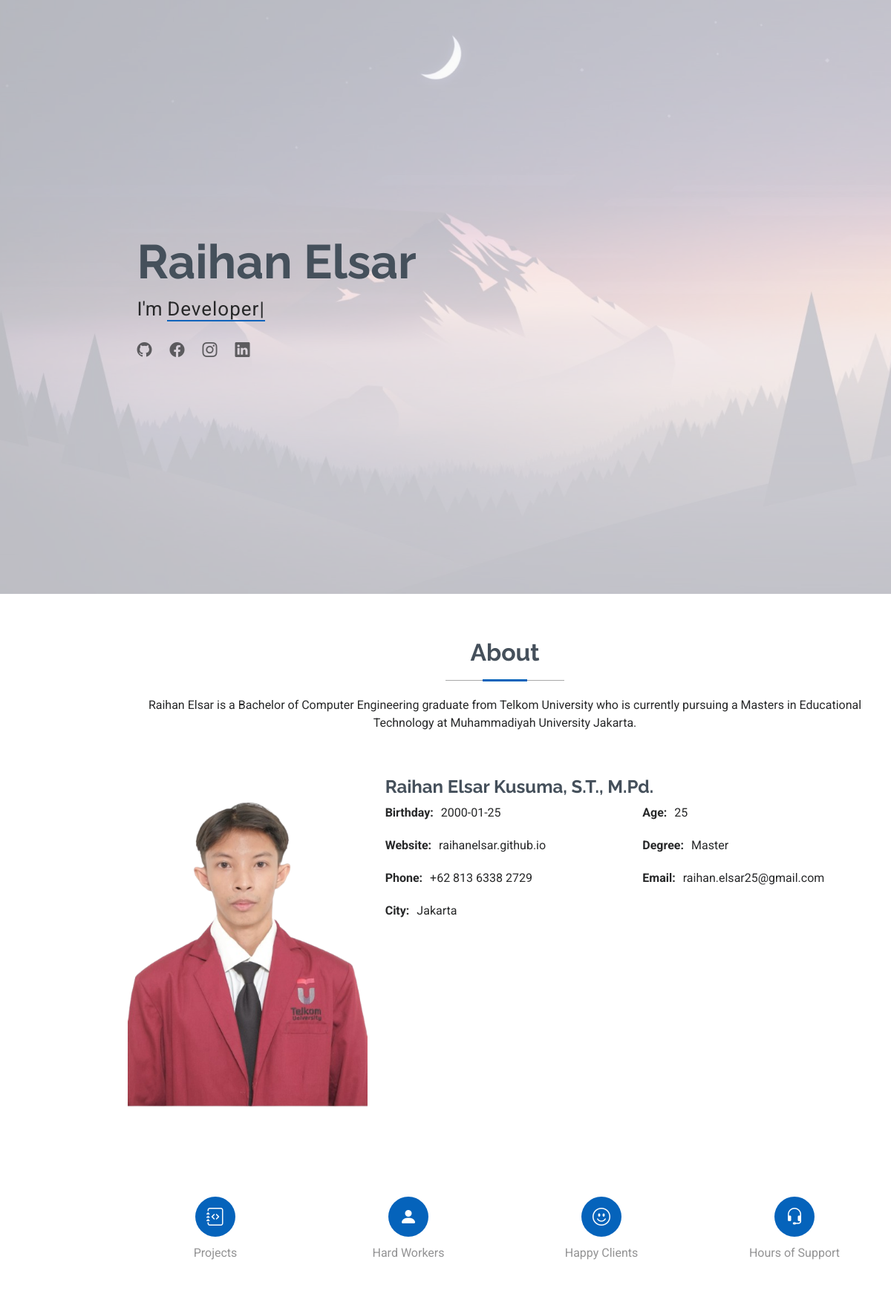
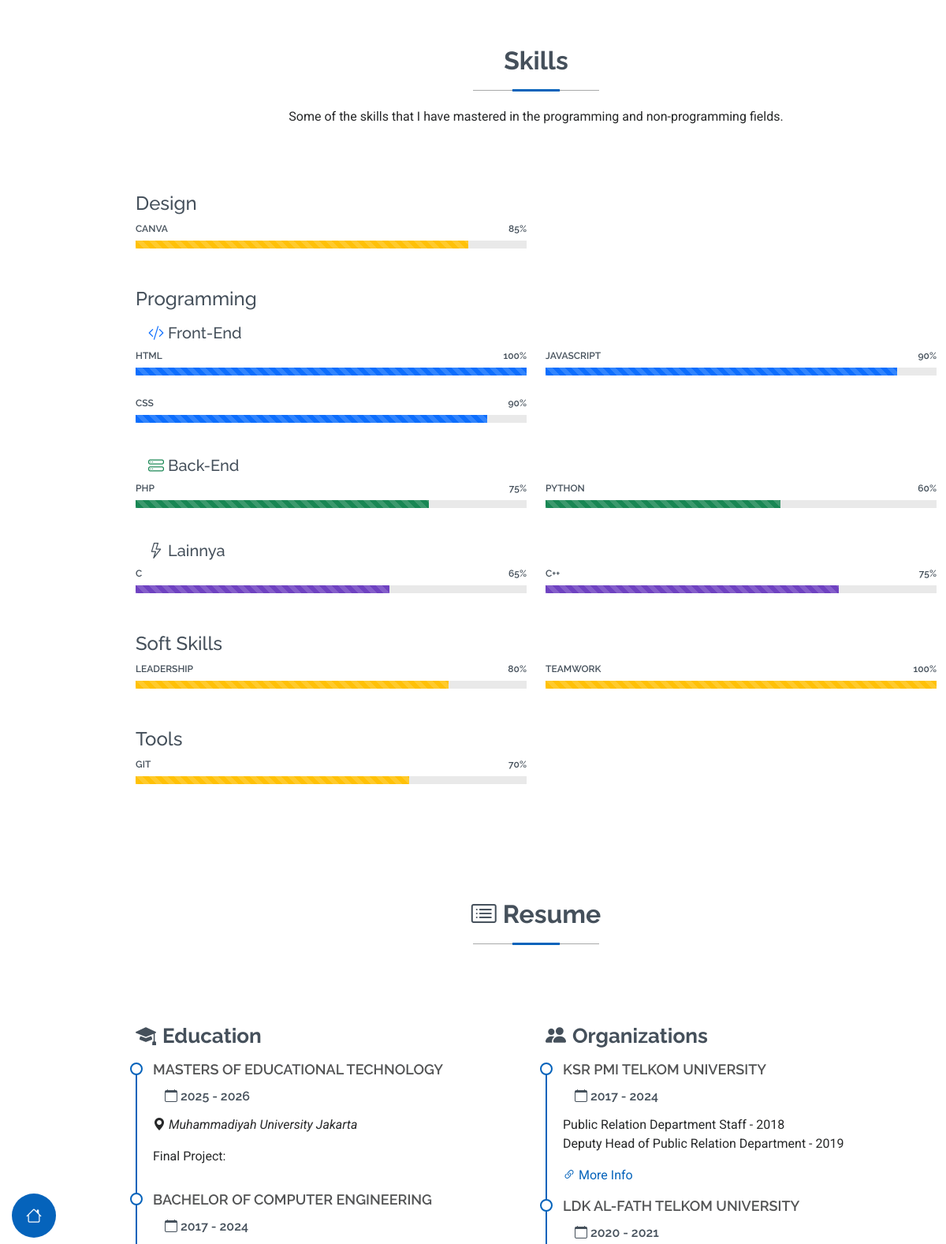
The page / (upper part) on the database its author committed (2 pictures, top to bottom).
### tables this page shows
CREATE TABLE `about` (
  `id` int(11) NOT NULL,
  `title` varchar(255) DEFAULT NULL,
  `description` text DEFAULT NULL,
  `image` varchar(255) DEFAULT NULL,
  `birthday` date DEFAULT NULL,
  `website` varchar(255) DEFAULT NULL,
  `phone` varchar(50) DEFAULT NULL,
  `city` varchar(100) DEFAULT NULL,
  `age` int(11) DEFAULT NULL,
  `degree` varchar(100) DEFAULT NULL,
  `email` varchar(255) DEFAULT NULL
);

CREATE TABLE `statistics` (
  `id` int(11) NOT NULL,
  `icon` varchar(100) DEFAULT NULL,
  `value` int(11) DEFAULT NULL,
  `label` varchar(255) DEFAULT NULL
);

CREATE TABLE `skills` (
  `id` int(11) NOT NULL,
  `name` varchar(100) DEFAULT NULL,
  `category` varchar(100) NOT NULL,
  `percentage` int(11) DEFAULT NULL,
  `subcategory` varchar(100) DEFAULT NULL
);

CREATE TABLE `resume` (
  `id` int(11) NOT NULL,
  `section_type` enum('education','organization','experience','certification') DEFAULT NULL,
  `title` varchar(255) DEFAULT NULL,
  `subtitle` varchar(255) DEFAULT NULL,
  `year_start` year(4) DEFAULT NULL,
  `year_end` year(4) DEFAULT NULL,
  `description` text DEFAULT NULL,
  `link` varchar(255) DEFAULT NULL
);

### content/skills.php (the view, shortened to what this page needs)
<?php
$skills = mysqli_query($koneksi, "SELECT * FROM skills ORDER BY category ASC, subcategory ASC, id ASC");
$categories = [];
while ($r = mysqli_fetch_assoc($skills)) {
    if ($r['category'] === 'Programming') {
        $sub = $r['subcategory'] ?: 'Lainnya';
        $categories['Programming'][$sub][] = $r;
    } else {
        $categories[$r['category']][] = $r;
    }
}
if (isset($categories['Programming'])) {
    uksort($categories['Programming'], function($a, $b) {
        $order = ['Front-End' => 1, 'Back-End' => 2, 'Lainnya' => 3];
        return ($order[$a] ?? 99) <=> ($order[$b] ?? 99);
    });
}
function getSubIcon($subcat) {
    switch ($subcat) {
        case 'Front-End': return '<i class="bi bi-code-slash text-primary"></i>';
        case 'Back-End': return '<i class="bi bi-hdd-stack text-success"></i>';
        default: return '<i class="bi bi-lightning text-purple"></i>';
    }
}
function getBarColor($cat, $subcat = '') {
    if ($cat === 'Programming') {
        switch ($subcat) {
            case 'Front-End': return 'bg-primary';
            case 'Back-End': return 'bg-success';
            default: return 'bg-purple';
        }
    } else {
        return 'bg-warning';
    }
}
?>
<section id="skills" class="skills section">
  <div class="container section-title" data-aos="fade-up">
    <h2>Skills</h2>
    <p>Some of the skills that I have mastered in the programming and non-programming fields.</p>
  </div>
  <div class="container" data-aos="fade-up" data-aos-delay="100">
    <?php if (empty($categories)): ?>
      <p class="text-muted">No skills data has been added yet.</p>
    <?php else: ?>
      <?php foreach ($categories as $cat => $skillGroup): ?>
        <h4 class="mt-4"><?= htmlspecialchars($cat) ?></h4>
        <?php if ($cat === 'Programming'): ?>
          <?php foreach ($skillGroup as $subcat => $skillList): ?>
            <h5 class="mt-3 ms-3">
              <?= getSubIcon($subcat) ?> <?= htmlspecialchars($subcat) ?>
            </h5>
            <div class="row skills-content skills-animation">
              <?php
              $half = ceil(count($skillList) / 2);
              $left = array_slice($skillList, 0, $half);
              $right = array_slice($skillList, $half);
              ?>
              <div class="col-lg-6">
                <?php foreach ($left as $s): ?>
                  <div class="progress">
                    <span class="skill">
                      <span><?= htmlspecialchars($s['name']) ?></span>
                      <i class="val"><?= (int)$s['percentage'] ?>%</i>
                    </span>
                    <div class="progress-bar-wrap">
                      <div class="progress-bar progress-bar-striped progress-bar-animated <?= getBarColor($cat, $subcat) ?>"
                           role="progressbar"
                           aria-valuenow="<?= (int)$s['percentage'] ?>"
                           aria-valuemin="0" aria-valuemax="100"
                           style="width: <?= (int)$s['percentage'] ?>%"></div>
                    </div>
                  </div>
                <?php endforeach; ?>
              </div>
              <div class="col-lg-6">
                <?php foreach ($right as $s): ?>
                  <div class="progress">
                    <span class="skill">
                      <span><?= htmlspecialchars($s['name']) ?></span>
                      <i class="val"><?= (int)$s['percentage'] ?>%</i>
                    </span>
                    <div class="progress-bar-wrap">
                      <div class="progress-bar progress-bar-striped progress-bar-animated <?= getBarColor($cat, $subcat) ?>"
                           role="progressbar"
                           aria-valuenow="<?= (int)$s['percentage'] ?>"
                           aria-valuemin="0" aria-valuemax="100"
                           style="width: <?= (int)$s['percentage'] ?>%"></div>
                    </div>
                  </div>
                <?php endforeach; ?>
              </div>
            </div>
          <?php endforeach; ?>
        <?php else: ?>
          <div class="row skills-content skills-animation">
            <?php
            $half = ceil(count($skillGroup) / 2);
            $left = array_slice($skillGroup, 0, $half);
            $right = array_slice($skillGroup, $half);
            ?>
            <div class="col-lg-6">
              <?php foreach ($left as $s): ?>
                <div class="progress">
                  <span class="skill">
                    <span><?= htmlspecialchars($s['name']) ?></span>
                    <i class="val"><?= (int)$s['percentage'] ?>%</i>
                  </span>
                  <div class="progress-bar-wrap">
                    <div class="progress-bar progress-bar-striped progress-bar-animated <?= getBarColor($cat) ?>"
                         role="progressbar"
                         aria-valuenow="<?= (int)$s['percentage'] ?>"
                         aria-valuemin="0" aria-valuemax="100"
                         style="width: <?= (int)$s['percentage'] ?>%"></div>
                  </div>
                </div>
              <?php endforeach; ?>
            </div>
            <div class="col-lg-6">
              <?php foreach ($right as $s): ?>
                <div class="progress">
                  <span class="skill">
                    <span><?= htmlspecialchars($s['name']) ?></span>
                    <i class="val"><?= (int)$s['percentage'] ?>%</i>
                  </span>
                  <div class="progress-bar-wrap">
                    <div class="progress-bar progress-bar-striped progress-bar-animated <?= getBarColor($cat) ?>"
                         role="progressbar"
                         aria-valuenow="<?= (int)$s['percentage'] ?>"
                         aria-valuemin="0" aria-valuemax="100"
                         style="width: <?= (int)$s['percentage'] ?>%"></div>
                  </div>
                </div>
              <?php endforeach; ?>
            </div>
          </div>
        <?php endif; ?>
      <?php endforeach; ?>
    <?php endif; ?>
  </div>
</section>

### index.php (shortened to what this page needs)
<!DOCTYPE html>
<html lang="en">
<head>
  <link href="assets/vendor/bootstrap/css/bootstrap.min.css" rel="stylesheet">
  <link href="assets/vendor/bootstrap-icons/bootstrap-icons.css" rel="stylesheet">
  <link href="assets/vendor/aos/aos.css" rel="stylesheet">
  <link href="assets/vendor/glightbox/css/glightbox.min.css" rel="stylesheet">
  <link href="assets/vendor/swiper/swiper-bundle.min.css" rel="stylesheet">
  <link href="assets/css/main.css" rel="stylesheet">
</head>
<body class="index-page">
  <?php include 'inc/header.php' ?>
  <main class="main">
     <?php
    if (isset($_GET['page'])) {
      if (file_exists("content/" . $_GET['page'] . ".php")) {
        include 'content/' . $_GET['page'] . '.php';
      } else {
        include 'content/notfound.php';
      }
    } else {
      include 'content/home.php';
    }
    ?>
  </main>
</body>
</html>

### inc/header.php (shortened to what this page needs)
<header id="header" class="header d-flex flex-column justify-content-center">
  <nav id="navmenu" class="navmenu">
    <ul>
      <?php
      $page = isset($_GET['page']) ? $_GET['page'] : 'home';
      $menus = [
        "home"      => ["icon" => "bi bi-house", "label" => "Home"],
        "about"     => ["icon" => "bi bi-person", "label" => "About"],
        "skills"     => ["icon" => "bi bi-person-gear", "label" => "Skills"],
        "resume"    => ["icon" => "bi bi-file-earmark-text", "label" => "Resume"],
        "portfolio" => ["icon" => "bi bi-images", "label" => "Portfolio"],
        "services"  => ["icon" => "bi bi-hdd-stack", "label" => "Services"],
        "contact"   => ["icon" => "bi bi-envelope", "label" => "Contact"],
      ];
      foreach ($menus as $key => $menu) {
          $active = ($page == $key) ? "active" : "";
          echo '
          <li>
            <a href="?page='.$key.'" class="'.$active.'">
              <i class="'.$menu['icon'].' navicon"></i>
              <span>'.$menu['label'].'</span>
            </a>
          </li>';
      }
      ?>
    </ul>
  </nav>
</header>

### content/home.php (shortened to what this page needs)
<section id="hero" class="hero section light-background">
  <img src="assets/img/hero-bg.jpg" alt="">
  <div class="container" data-aos="zoom-out">
    <div class="row justify-content-center">
      <div class="col-lg-9">
        <h2>Raihan Elsar</h2>
        <p>I'm <span class="typed" data-typed-items="Developer, Photographer">Developer</span></p>
        <div class="social-links">
          <a href="https://github.com/raihanelsar"><i class="bi bi-github"></i></a>
          <a href="#"><i class="bi bi-facebook"></i></a>
          <a href="https://www.instagram.com/r_elsarksm"><i class="bi bi-instagram"></i></a>
          <a href="https://linkedin.com/in/raihan-elsar-a315b9334"><i class="bi bi-linkedin"></i></a>
        </div>
      </div>
    </div>
  </div>
</section>
<?php include 'about.php'; ?>
<?php include 'statistics.php'; ?>
<?php include 'skills.php'; ?>
<?php include 'resume.php'; ?>

### content/about.php
<?php
$queryAbout = mysqli_query($koneksi, "SELECT * FROM about LIMIT 1");
$rowAbout = mysqli_fetch_assoc($queryAbout);
?>
<section id="about" class="about section">
  <div class="container section-title" data-aos="fade-up">
    <h2>About</h2>
    <p><?= $rowAbout['description'] ?></p>
  </div>
  <div class="container" data-aos="fade-up" data-aos-delay="100">
    <div class="row gy-4 justify-content-center">
      <div class="col-lg-4">
        <img src="admin/uploads/<?php echo $rowAbout['image'] ?>" class="img-fluid" alt="">
      </div>
      <div class="col-lg-8 content">
        <h2><?= $rowAbout['title'] ?></h2>
        <div class="row">
          <div class="col-lg-6">
            <ul>
              <li><strong>Birthday:</strong> <span><?= $rowAbout['birthday'] ?></span></li>
              <li><strong>Website:</strong> <span><?= $rowAbout['website'] ?></span></li>
              <li><strong>Phone:</strong> <span><?= $rowAbout['phone'] ?></span></li>
              <li><strong>City:</strong> <span><?= $rowAbout['city'] ?></span></li>
            </ul>
          </div>
          <div class="col-lg-6">
            <ul>
              <li><strong>Age:</strong> <span><?= $rowAbout['age'] ?></span></li>
              <li><strong>Degree:</strong> <span><?= $rowAbout['degree'] ?></span></li>
              <li><strong>Email:</strong> <span><?= $rowAbout['email'] ?></span></li>
            </ul>
          </div>
        </div>
      </div>
    </div>
  </div>
</section>

### content/statistics.php (shortened to what this page needs)
<?php
$stats = mysqli_query($koneksi, "SELECT * FROM statistics ORDER BY id ASC");
?>
<section id="stats" class="stats section">
  <div class="container" data-aos="fade-up" data-aos-delay="100">
    <div class="row gy-4">
      <?php if ($stats && mysqli_num_rows($stats) > 0): ?>
        <?php while ($s = mysqli_fetch_assoc($stats)): ?>
          <div class="col-lg-3 col-md-6 d-flex flex-column align-items-center">
            <i class="<?= htmlspecialchars($s['icon']) ?>"></i>
            <div class="stats-item">
              <p><?= htmlspecialchars($s['label']) ?></p>
            </div>
          </div>
        <?php endwhile; ?>
      <?php else: ?>
        <div class="col-12 text-center">
          <p class="text-muted">No statistics available.</p>
        </div>
      <?php endif; ?>
    </div>
  </div>
</section>

### content/resume.php (shortened to what this page needs)
<?php
$educationQ     = mysqli_query($koneksi, "SELECT * FROM resume WHERE section_type='education' ORDER BY id ASC");
$organizationQ  = mysqli_query($koneksi, "SELECT * FROM resume WHERE section_type='organization' ORDER BY id ASC");
?>
<section id="resume" class="resume section">
  <div class="container section-title" data-aos="fade-up">
    <h2><i class="bi bi-card-list me-2"></i>Resume</h2>
  </div>
  <div class="container">
    <div class="row">
      <div class="col-lg-6" data-aos="fade-up" data-aos-delay="100">
        <h3 class="resume-title"><i class="bi bi-mortarboard-fill me-2"></i>Education</h3>
        <?php while ($r = mysqli_fetch_assoc($educationQ)): ?>
          <div class="resume-item">
            <h4><?= htmlspecialchars($r['title']) ?></h4>
            <h5><i class="bi bi-calendar me-1"></i><?= htmlspecialchars(trim(($r['year_start'] ?? '') . ' - ' . ($r['year_end'] ?? ''))) ?></h5>
            <p><em><i class="bi bi-geo-alt-fill me-1"></i><?= htmlspecialchars($r['subtitle'] ?? '') ?></em></p>
            <p><?= nl2br(htmlspecialchars($r['description'] ?? '')) ?></p>
          </div>
        <?php endwhile; ?>
      </div>
      <div class="col-lg-6" data-aos="fade-up" data-aos-delay="200">
        <h3 class="resume-title"><i class="bi bi-people-fill me-2"></i>Organizations</h3>
        <?php while ($r = mysqli_fetch_assoc($organizationQ)): ?>
          <div class="resume-item">
            <h4><?= htmlspecialchars($r['title']) ?></h4>
            <h5><i class="bi bi-calendar me-1"></i><?= htmlspecialchars(trim(($r['year_start'] ?? '') . ' - ' . ($r['year_end'] ?? ''))) ?></h5>
            <p><?= nl2br(htmlspecialchars($r['description'] ?? '')) ?></p>
            <?php if (!empty($r['link'])): ?>
              <a href="<?= htmlspecialchars($r['link']) ?>" target="_blank" rel="noopener">
                <i class="bi bi-link-45deg me-1"></i>More Info
              </a>
            <?php endif; ?>
          </div>
        <?php endwhile; ?>
      </div>
    </div>
  </div>
</section>

### content/skills.php (style rules this page uses)
.bg-purple { background-color: #6f42c1 !important; }

### rows shown on the page
about: description "Raihan Elsar is a Bachelor of Computer Engineering graduate from Telkom University who is currently pursuing a Masters in Educational Technology at Muhammadiyah University Jakarta.", image (picture), title "Raihan Elsar Kusuma, S.T., M.Pd.", birthday "2000-01-25", website "raihanelsar.github.io", phone "+62 813 6338 2729", city "Jakarta", age "25", degree "Master", email "raihan.elsar25@gmail.com"
statistics: label "Projects"
statistics: label "Hard Workers"
statistics: label "Happy Clients"
statistics: label "Hours of Support"
skills: name "CANVA", percentage "85"
skills: name "HTML", percentage "100"
skills: name "CSS", percentage "90"
skills: name "JAVASCRIPT", percentage "90"
skills: name "PHP", percentage "75"
skills: name "PYTHON", percentage "60"
skills: name "C", percentage "65"
skills: name "C++", percentage "75"
skills: name "LEADERSHIP", percentage "80"
skills: name "TEAMWORK", percentage "100"
skills: name "GIT", percentage "70"
resume: title "MASTERS OF EDUCATIONAL TECHNOLOGY", year_start+year_end "2025 - 2026", subtitle "Muhammadiyah University Jakarta", description "Final Project:"
resume: title "BACHELOR OF COMPUTER ENGINEERING", year_start+year_end "2017 - 2024"
resume: title "KSR PMI TELKOM UNIVERSITY", year_start+year_end "2017 - 2024", description "Public Relation Department Staff - 2018 Deputy Head of Public Relation Department - 2019"
resume: title "LDK AL-FATH TELKOM UNIVERSITY", year_start+year_end "2020 - 2021"

### other values the page prints
$cat "Design"
$cat "Programming"
$subcat "Front-End"
$subcat "Back-End"
$subcat "Lainnya"
$cat "Soft Skills"
$cat "Tools"
